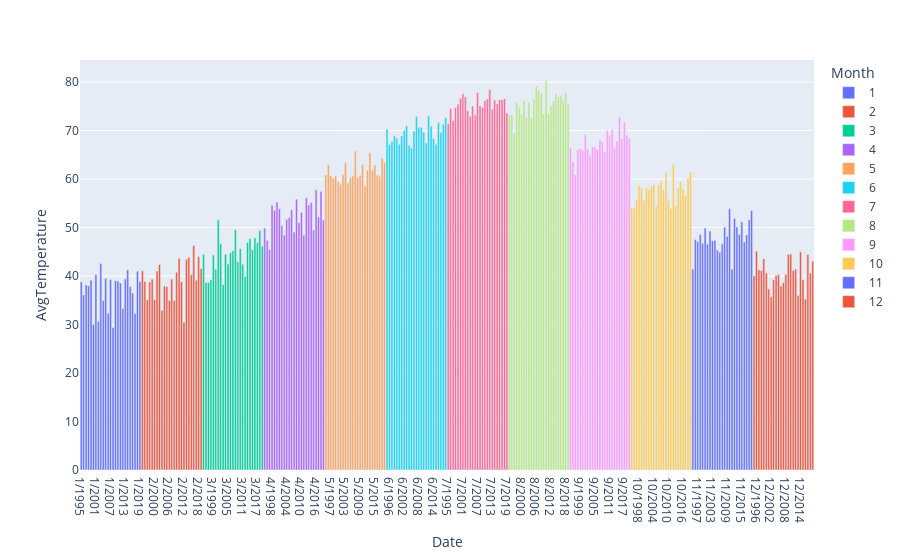

Notebook code cell kept with this figure:
### Code cell
fig = px.bar(Turkey, x = 'Date', y = 'AvgTemperature', color = 'Month')
fig.show()

### Figure 1 — Plotly figure (JSON) as saved in the notebook; plotly's stock layout.template omitted (floating-point values rounded to 4 significant figures)
{"data": [{"alignmentgroup": "True", "hovertemplate": "Month=1<br>Date=%{x}<br>AvgTemperature=%{y}<extra></extra>", "legendgroup": "1", "marker": {"color": "#636efa", "pattern": {"shape": ""}}, "name": "1", "offsetgroup": "1", "orientation": "v", "showlegend": true, "textposition": "auto", "type": "bar", "x": ["1/1995", "1/1996", "1/1997", "1/1998", "1/1999", "1/2000", "1/2001", "1/2002", "1/2003", "1/2004", "1/2005", "1/2006", "1/2007", "1/2008", "1/2009", "1/2010", "1/2011", "1/2012", "1/2013", "1/2014", "1/2015", "1/2016", "1/2017", "1/2018", "1/2019"], "xaxis": "x", "y": [38.78, 36.11, 38.17, 37.97, 39.15, 30.02, 40.3, 30.64, 42.59, 34.94, 39.5, 32.3, 39.25, 29.34, 39.04, 38.98, 38.55, 33.29, 39.42, 41.28, 37.82, 36.5, 32.29, 41.0, 38.88], "yaxis": "y"}, {"alignmentgroup": "True", "hovertemplate": "Month=2<br>Date=%{x}<br>AvgTemperature=%{y}<extra></extra>", "legendgroup": "2", "marker": {"color": "#EF553B", "pattern": {"shape": ""}}, "name": "2", "offsetgroup": "2", "orientation": "v", "showlegend": true, "textposition": "auto", "type": "bar", "x": ["2/1995", "2/1996", "2/1997", "2/1998", "2/1999", "2/2000", "2/2001", "2/2002", "2/2003", "2/2004", "2/2005", "2/2006", "2/2007", "2/2008", "2/2009", "2/2010", "2/2011", "2/2012", "2/2013", "2/2014", "2/2015", "2/2016", "2/2017", "2/2018", "2/2019"], "xaxis": "x", "y": [41.11, 38.89, 35.06, 38.77, 39.37, 35.15, 41.05, 42.38, 32.95, 37.92, 37.85, 34.98, 39.37, 34.95, 40.78, 43.67, 38.81, 30.47, 43.42, 43.87, 40.26, 46.31, 39.09, 44.01, 41.5], "yaxis": "y"}, {"alignmentgroup": "True", "hovertemplate": "Month=3<br>Date=%{x}<br>AvgTemperature=%{y}<extra></extra>", "legendgroup": "3", "marker": {"color": "#00cc96", "pattern": {"shape": ""}}, "name": "3", "offsetgroup": "3", "orientation": "v", "showlegend": true, "textposition": "auto", "type": "bar", "x": ["3/1995", "3/1996", "3/1997", "3/1998", "3/1999", "3/2000", "3/2001", "3/2002", "3/2003", "3/2004", "3/2005", "3/2006", "3/2007", "3/2008", "3/2009", "3/2010", "3/2011", "3/2012", "3/2013", "3/2014", "3/2015", "3/2016", "3/2017", "3/2018", "3/2019"], "xaxis": "x", "y": [44.43, 38.67, 38.67, 39.21, 44.36, 41.4, 51.6, 46.65, 38.21, 44.52, 42.47, 44.8, 45.2, 49.51, 42.96, 45.65, 42.44, 39.9, 46.95, 47.75, 45.42, 47.88, 46.86, 49.43, 46.14], "yaxis": "y"}, {"alignmentgroup": "True", "hovertemplate": "Month=4<br>Date=%{x}<br>AvgTemperature=%{y}<extra></extra>", "legendgroup": "4", "marker": {"color": "#ab63fa", "pattern": {"shape": ""}}, "name": "4", "offsetgroup": "4", "orientation": "v", "showlegend": true, "textposition": "auto", "type": "bar", "x": ["4/1995", "4/1996", "4/1997", "4/1998", "4/1999", "4/2000", "4/2001", "4/2002", "4/2003", "4/2004", "4/2005", "4/2006", "4/2007", "4/2008", "4/2009", "4/2010", "4/2011", "4/2012", "4/2013", "4/2014", "4/2015", "4/2016", "4/2017", "4/2018", "4/2019"], "xaxis": "x", "y": [49.89, 47.36, 45.46, 54.61, 53.55, 55.25, 53.88, 50.43, 48.44, 51.66, 52.03, 53.62, 49.05, 55.86, 51.01, 53.14, 48.43, 56.17, 54.66, 55.18, 49.47, 57.8, 52.18, 57.42, 51.55], "yaxis": "y"}, {"alignmentgroup": "True", "hovertemplate": "Month=5<br>Date=%{x}<br>AvgTemperature=%{y}<extra></extra>", "legendgroup": "5", "marker": {"color": "#FFA15A", "pattern": {"shape": ""}}, "name": "5", "offsetgroup": "5", "orientation": "v", "showlegend": true, "textposition": "auto", "type": "bar", "x": ["5/1995", "5/1996", "5/1997", "5/1998", "5/1999", "5/2000", "5/2001", "5/2002", "5/2003", "5/2004", "5/2005", "5/2006", "5/2007", "5/2008", "5/2009", "5/2010", "5/2011", "5/2012", "5/2013", "5/2014", "5/2015", "5/2016", "5/2017", "5/2018", "5/2019"], "xaxis": "x", "y": [60.85, 62.94, 60.7, 60.13, 60.65, 59.46, 58.86, 60.9, 63.37, 59.18, 60.25, 60.66, 65.75, 60.35, 60.73, 63.0, 58.62, 61.8, 65.43, 61.85, 62.9, 60.8, 60.58, 64.3, 63.38], "yaxis": "y"}, {"alignmentgroup": "True", "hovertemplate": "Month=6<br>Date=%{x}<br>AvgTemperature=%{y}<extra></extra>", "legendgroup": "6", "marker": {"color": "#19d3f3", "pattern": {"shape": ""}}, "name": "6", "offsetgroup": "6", "orientation": "v", "showlegend": true, "textposition": "auto", "type": "bar", "x": ["6/1995", "6/1996", "6/1997", "6/1998", "6/1999", "6/2000", "6/2001", "6/2002", "6/2003", "6/2004", "6/2005", "6/2006", "6/2007", "6/2008", "6/2009", "6/2010", "6/2011", "6/2012", "6/2013", "6/2014", "6/2015", "6/2016", "6/2017", "6/2018", "6/2019"], "xaxis": "x", "y": [70.27, 67.11, 67.72, 68.92, 68.41, 67.2, 68.88, 70.01, 71.02, 66.97, 66.41, 69.9, 72.91, 70.69, 70.61, 69.66, 67.44, 73.01, 70.91, 68.37, 67.2, 71.64, 69.56, 71.31, 72.71], "yaxis": "y"}, {"alignmentgroup": "True", "hovertemplate": "Month=7<br>Date=%{x}<br>AvgTemperature=%{y}<extra></extra>", "legendgroup": "7", "marker": {"color": "#FF6692", "pattern": {"shape": ""}}, "name": "7", "offsetgroup": "7", "orientation": "v", "showlegend": true, "textposition": "auto", "type": "bar", "x": ["7/1995", "7/1996", "7/1997", "7/1998", "7/1999", "7/2000", "7/2001", "7/2002", "7/2003", "7/2004", "7/2005", "7/2006", "7/2007", "7/2008", "7/2009", "7/2010", "7/2011", "7/2012", "7/2013", "7/2014", "7/2015", "7/2016", "7/2017", "7/2018", "7/2019"], "xaxis": "x", "y": [71.4, 74.52, 72.05, 74.73, 75.45, 76.69, 77.61, 76.94, 74.09, 72.96, 75.05, 73.23, 77.83, 75.09, 74.77, 76.15, 76.52, 78.48, 74.42, 76.29, 75.5, 76.37, 76.35, 76.57, 73.6], "yaxis": "y"}, {"alignmentgroup": "True", "hovertemplate": "Month=8<br>Date=%{x}<br>AvgTemperature=%{y}<extra></extra>", "legendgroup": "8", "marker": {"color": "#B6E880", "pattern": {"shape": ""}}, "name": "8", "offsetgroup": "8", "orientation": "v", "showlegend": true, "textposition": "auto", "type": "bar", "x": ["8/1995", "8/1996", "8/1997", "8/1998", "8/1999", "8/2000", "8/2001", "8/2002", "8/2003", "8/2004", "8/2005", "8/2006", "8/2007", "8/2008", "8/2009", "8/2010", "8/2011", "8/2012", "8/2013", "8/2014", "8/2015", "8/2016", "8/2017", "8/2018", "8/2019"], "xaxis": "x", "y": [73.29, 73.2, 69.48, 75.83, 74.74, 73.39, 76.15, 72.65, 75.86, 72.62, 76.47, 79.19, 78.18, 77.6, 73.44, 80.32, 73.58, 75.11, 76.1, 77.63, 76.9, 77.21, 76.21, 77.8, 75.34], "yaxis": "y"}, {"alignmentgroup": "True", "hovertemplate": "Month=9<br>Date=%{x}<br>AvgTemperature=%{y}<extra></extra>", "legendgroup": "9", "marker": {"color": "#FF97FF", "pattern": {"shape": ""}}, "name": "9", "offsetgroup": "9", "orientation": "v", "showlegend": true, "textposition": "auto", "type": "bar", "x": ["9/1995", "9/1996", "9/1997", "9/1998", "9/1999", "9/2000", "9/2001", "9/2002", "9/2003", "9/2004", "9/2005", "9/2006", "9/2007", "9/2008", "9/2009", "9/2010", "9/2011", "9/2012", "9/2013", "9/2014", "9/2015", "9/2016", "9/2017", "9/2018", "9/2019"], "xaxis": "x", "y": [66.33, 63.52, 60.86, 66.1, 66.32, 66.0, 69.16, 66.18, 64.92, 66.67, 66.59, 66.1, 68.09, 67.72, 65.57, 70.03, 69.02, 70.25, 66.5, 67.91, 72.84, 68.37, 71.73, 69.03, 68.38], "yaxis": "y"}, {"alignmentgroup": "True", "hovertemplate": "Month=10<br>Date=%{x}<br>AvgTemperature=%{y}<extra></extra>", "legendgroup": "10", "marker": {"color": "#FECB52", "pattern": {"shape": ""}}, "name": "10", "offsetgroup": "10", "orientation": "v", "showlegend": true, "textposition": "auto", "type": "bar", "x": ["10/1995", "10/1996", "10/1997", "10/1998", "10/1999", "10/2000", "10/2001", "10/2002", "10/2003", "10/2004", "10/2005", "10/2006", "10/2007", "10/2008", "10/2009", "10/2010", "10/2011", "10/2012", "10/2013", "10/2014", "10/2015", "10/2016", "10/2017", "10/2018", "10/2019"], "xaxis": "x", "y": [53.95, 54.09, 55.75, 58.74, 58.15, 55.57, 58.26, 57.78, 58.47, 58.83, 54.39, 58.77, 59.54, 57.87, 61.38, 55.58, 53.94, 63.05, 54.46, 58.15, 59.44, 57.96, 56.58, 60.18, 61.43], "yaxis": "y"}, {"alignmentgroup": "True", "hovertemplate": "Month=11<br>Date=%{x}<br>AvgTemperature=%{y}<extra></extra>", "legendgroup": "11", "marker": {"color": "#636efa", "pattern": {"shape": ""}}, "name": "11", "offsetgroup": "11", "orientation": "v", "showlegend": true, "textposition": "auto", "type": "bar", "x": ["11/1995", "11/1996", "11/1997", "11/1998", "11/1999", "11/2000", "11/2001", "11/2002", "11/2003", "11/2004", "11/2005", "11/2006", "11/2007", "11/2008", "11/2009", "11/2010", "11/2011", "11/2012", "11/2013", "11/2014", "11/2015", "11/2016", "11/2017", "11/2018", "11/2019"], "xaxis": "x", "y": [41.44, 47.51, 47.11, 48.54, 46.74, 49.88, 46.58, 49.29, 47.27, 47.36, 45.34, 44.89, 46.63, 50.08, 48.19, 53.86, 41.4, 51.88, 50.1, 48.6, 51.17, 47.0, 48.48, 51.56, 53.45], "yaxis": "y"}, {"alignmentgroup": "True", "hovertemplate": "Month=12<br>Date=%{x}<br>AvgTemperature=%{y}<extra></extra>", "legendgroup": "12", "marker": {"color": "#EF553B", "pattern": {"shape": ""}}, "name": "12", "offsetgroup": "12", "orientation": "v", "showlegend": true, "textposition": "auto", "type": "bar", "x": ["12/1995", "12/1996", "12/1997", "12/1998", "12/1999", "12/2000", "12/2001", "12/2002", "12/2003", "12/2004", "12/2005", "12/2006", "12/2007", "12/2008", "12/2009", "12/2010", "12/2011", "12/2012", "12/2013", "12/2014", "12/2015", "12/2016", "12/2017", "12/2018", "12/2019"], "xaxis": "x", "y": [40.02, 45.14, 41.29, 41.17, 43.56, 40.64, 37.34, 35.69, 39.21, 40.12, 40.31, 37.94, 38.63, 40.34, 44.47, 44.54, 41.14, 41.43, 35.99, 44.97, 39.21, 35.25, 44.42, 40.61, 43.09], "yaxis": "y"}], "layout": {"barmode": "relative", "legend": {"title": {"text": "Month"}, "tracegroupgap": 0}, "margin": {"t": 60}, "xaxis": {"anchor": "y", "domain": [0, 1], "title": {"text": "Date"}}, "yaxis": {"anchor": "x", "domain": [0, 1], "title": {"text": "AvgTemperature"}}}}
